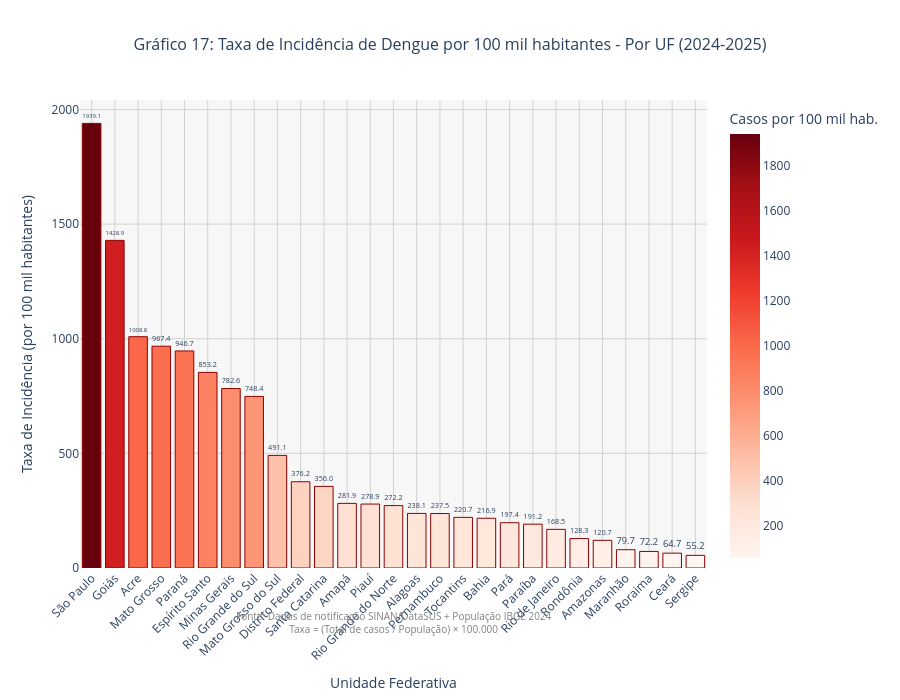

Write notebook code for a chart like this one.
### Code cell
# Gráfico 17: Taxa de Incidência de Dengue por 100 mil habitantes (por UF)

fig = px.bar(
    casos_por_uf,
    x='UF_NOME',
    y='INCIDENCIA_100K',
    title='Gráfico 17: Taxa de Incidência de Dengue por 100 mil habitantes - Por UF (2024-2025)',
    labels={
        'UF_NOME': 'Unidade Federativa',
        'INCIDENCIA_100K': 'Casos por 100 mil hab.'
    },
    color='INCIDENCIA_100K',
    color_continuous_scale='Reds',
    text='INCIDENCIA_100K',
    hover_data={
        'UF_NOME': True,
        'TOTAL_CASOS': ':,',
        'POPULACAO': ':,',
        'INCIDENCIA_100K': ':.2f',
        'PERCENTUAL': ':.4f'
    }
)

# Customizar layout
fig.update_traces(
    texttemplate='%{text:.1f}',
    textposition='outside',
    marker_line_color='darkred',
    marker_line_width=1
)

fig.update_layout(
    xaxis_tickangle=-45,
    height=700,
    showlegend=False,
    xaxis_title='Unidade Federativa',
    yaxis_title='Taxa de Incidência (por 100 mil habitantes)',
    font=dict(size=12),
    title_font_size=16,
    title_x=0.5,
    hovermode='x unified',
    plot_bgcolor='rgba(240,240,240,0.5)',
    paper_bgcolor='white'
)

fig.update_xaxes(showgrid=True, gridwidth=1, gridcolor='lightgray')
fig.update_yaxes(showgrid=True, gridwidth=1, gridcolor='lightgray')

# Adicionar anotação com fonte dos dados
fig.add_annotation(
    text="Fonte: Dados de notificação SINAN/DataSUS + População IBGE 2024<br>Taxa = (Total de casos / População) × 100.000",
    xref="paper", yref="paper",
    x=0.5, y=-0.15,
    showarrow=False,
    font=dict(size=10, color="gray"),
    xanchor='center'
)

fig.show()

### Figure 1 — Plotly figure (JSON) as saved in the notebook; plotly's stock layout.template omitted (floating-point values rounded to 4 significant figures)
{"data": [{"customdata": [[904600.0, 46650000.0, 1.939], [103000.0, 7207000.0, 1.429], [9149.0, 906900.0, 1.009], [35400.0, 3659000.0, 0.9674], [111700.0, 11800000.0, 0.9467], [35050.0, 4109000.0, 0.8532], [167600.0, 21410000.0, 0.7826], [85810.0, 11470000.0, 0.7484], [13940.0, 2839000.0, 0.4911], [11640.0, 3094000.0, 0.3762], [27090.0, 7610000.0, 0.356], [2474.0, 877600.0, 0.2819], [9173.0, 3289000.0, 0.2789], [9692.0, 3561000.0, 0.2722], [8012.0, 3365000.0, 0.2381], [22980.0, 9675000.0, 0.2375], [3631.0, 1645000.0, 0.2207], [32510.0, 14990000.0, 0.2169], [17610.0, 8917000.0, 0.1974], [7762.0, 4060000.0, 0.1912], [29420.0, 17460000.0, 0.1685], [2329.0, 1815000.0, 0.1283], [5154.0, 4270000.0, 0.1207], [5402.0, 6776000.0, 0.07972], [475.0, 658000.0, 0.07219], [5983.0, 9241000.0, 0.06475], [1291.0, 2338000.0, 0.05521]], "hovertemplate": "Unidade Federativa=%{x}<br>Casos por 100 mil hab.=%{marker.color:.2f}<br>TOTAL_CASOS=%{customdata[0]:,}<br>POPULACAO=%{customdata[1]:,}<br>PERCENTUAL=%{customdata[2]:.4f}<extra></extra>", "legendgroup": "", "marker": {"color": [1939.0, 1429.0, 1009.0, 967.4, 946.7, 853.2, 782.6, 748.4, 491.1, 376.2, 356.0, 281.9, 278.9, 272.2, 238.1, 237.5, 220.7, 216.9, 197.4, 191.2, 168.5, 128.3, 120.7, 79.72, 72.19, 64.75, 55.21], "coloraxis": "coloraxis", "line": {"color": "darkred", "width": 1}, "pattern": {"shape": ""}}, "name": "", "orientation": "v", "showlegend": false, "text": [1939.0, 1429.0, 1009.0, 967.4, 946.7, 853.2, 782.6, 748.4, 491.1, 376.2, 356.0, 281.9, 278.9, 272.2, 238.1, 237.5, 220.7, 216.9, 197.4, 191.2, 168.5, 128.3, 120.7, 79.72, 72.19, 64.75, 55.21], "textposition": "outside", "texttemplate": "%{text:.1f}", "type": "bar", "x": ["São Paulo", "Goiás", "Acre", "Mato Grosso", "Paraná", "Espírito Santo", "Minas Gerais", "Rio Grande do Sul", "Mato Grosso do Sul", "Distrito Federal", "Santa Catarina", "Amapá", "Piauí", "Rio Grande do Norte", "Alagoas", "Pernambuco", "Tocantins", "Bahia", "Pará", "Paraíba", "Rio de Janeiro", "Rondônia", "Amazonas", "Maranhão", "Roraima", "Ceará", "Sergipe"], "xaxis": "x", "y": [1939.0, 1429.0, 1009.0, 967.4, 946.7, 853.2, 782.6, 748.4, 491.1, 376.2, 356.0, 281.9, 278.9, 272.2, 238.1, 237.5, 220.7, 216.9, 197.4, 191.2, 168.5, 128.3, 120.7, 79.72, 72.19, 64.75, 55.21], "yaxis": "y"}], "layout": {"annotations": [{"font": {"color": "gray", "size": 10}, "showarrow": false, "text": "Fonte: Dados de notificação SINAN/DataSUS + População IBGE 2024<br>Taxa = (Total de casos / População) × 100.000", "x": 0.5, "xanchor": "center", "xref": "paper", "y": -0.15, "yref": "paper"}], "barmode": "relative", "coloraxis": {"colorbar": {"title": {"text": "Casos por 100 mil hab."}}, "colorscale": [[0, "rgb(255,245,240)"], [0.125, "rgb(254,224,210)"], [0.25, "rgb(252,187,161)"], [0.375, "rgb(252,146,114)"], [0.5, "rgb(251,106,74)"], [0.625, "rgb(239,59,44)"], [0.75, "rgb(203,24,29)"], [0.875, "rgb(165,15,21)"], [1, "rgb(103,0,13)"]]}, "font": {"size": 12}, "height": 700, "hovermode": "x unified", "legend": {"tracegroupgap": 0}, "paper_bgcolor": "white", "plot_bgcolor": "rgba(240,240,240,0.5)", "showlegend": false, "title": {"font": {"size": 16}, "text": "Gráfico 17: Taxa de Incidência de Dengue por 100 mil habitantes - Por UF (2024-2025)", "x": 0.5}, "xaxis": {"anchor": "y", "domain": [0, 1], "gridcolor": "lightgray", "gridwidth": 1, "showgrid": true, "tickangle": -45, "title": {"text": "Unidade Federativa"}}, "yaxis": {"anchor": "x", "domain": [0, 1], "gridcolor": "lightgray", "gridwidth": 1, "showgrid": true, "title": {"text": "Taxa de Incidência (por 100 mil habitantes)"}}}}
